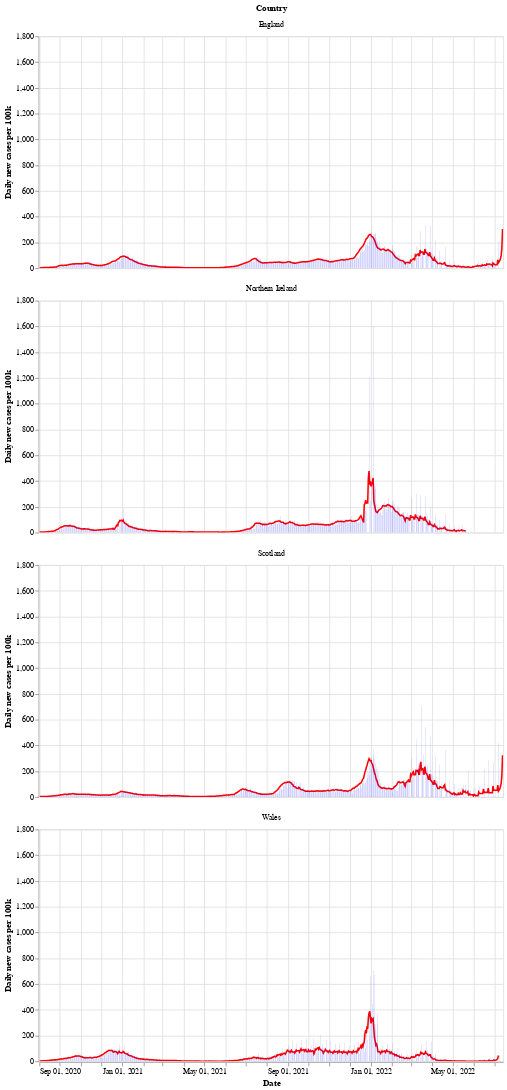

The code cell stored with this chart in its notebook:
### Markdown cell above
Next is a bar chart of the number of new cases in each country (per 100k population), with the 7 day moving average of cases. Again we see that Wales saw a longer period of raising and falling cases compared to the other countries.

After a period of cases falling, each nation is now seeing a rise in the number of cases - especially in Wales.

### Code cell
# collapse
bars = alt.Chart(uk_cases).mark_bar().encode(
    x=alt.X("yearmonthdate(date):T", axis=alt.Axis(title='Date')),
    y=alt.Y("newCasesRate:Q", axis=alt.Axis(title='Daily new cases per 100k')),
    tooltip='newCasesRate',
    color=alt.condition(
        alt.datum.dailyChange > 0,
        alt.value("orange"),  # The positive color
        alt.value("blue")  # The negative color
    )
).properties(title='New cases per 100k population with rolling 7 day average', width=600).interactive()
line = alt.Chart(uk_cases).mark_line(
    color='red',
    size=2,
).transform_window(
    rolling_mean='mean(newCasesRate)',
    frame=[0, 7],
    groupby=['areaName']
).encode(
    x='yearmonthdate(date):T',
    y='rolling_mean:Q'
)
alt.layer(line, bars, data=uk_cases).facet(alt.Row('areaName', title='Country'), columns=1)

### Figure 1 — Vega-Lite specification as saved in the notebook (floating-point values rounded to 4 significant figures; data arrays with more than 128 entries replaced by an {"elided": "..."} marker saying what was removed)
{"config": {"view": {"continuousWidth": 400, "continuousHeight": 300}}, "data": {"name": "data-bd4f9a5ae015280019047f61760d82b0"}, "facet": {"type": "nominal", "field": "areaName", "title": "Country"}, "spec": {"layer": [{"mark": {"type": "line", "color": "red", "size": 2}, "encoding": {"x": {"type": "temporal", "field": "date", "timeUnit": "yearmonthdate"}, "y": {"type": "quantitative", "field": "rolling_mean"}}, "transform": [{"window": [{"op": "mean", "field": "newCasesRate", "as": "rolling_mean"}], "frame": [0, 7], "groupby": ["areaName"]}]}, {"mark": "bar", "encoding": {"color": {"condition": {"value": "orange", "test": "(datum.dailyChange > 0)"}, "value": "blue"}, "tooltip": {"type": "quantitative", "field": "newCasesRate"}, "x": {"type": "temporal", "axis": {"title": "Date"}, "field": "date", "timeUnit": "yearmonthdate"}, "y": {"type": "quantitative", "axis": {"title": "Daily new cases per 100k"}, "field": "newCasesRate"}}, "selection": {"selector002": {"type": "interval", "bind": "scales", "encodings": ["x", "y"]}}, "title": "New cases per 100k population with rolling 7 day average", "width": 600}]}, "columns": 1, "$schema": "https://vega.github.io/schema/vega-lite/v4.8.1.json", "datasets": {"data-bd4f9a5ae015280019047f61760d82b0": {"elided": "2664 records"}}}
